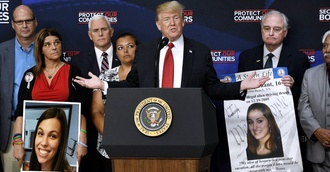
#> input picture skin-segmentation/data/img_1.jpg, 330 x 172 px, shrunk from 1250 x 650 before the run
$ python -i main.py   (imports and definitions only)
#> lines starting #> are read from the running program, lines starting #| are printed output that depends on the picture
#> further down, picture is the input picture: shape (172, 330, 3); mean B, G, R 78.5, 74.3, 82.4
import argparse

import cv2
import numpy as np

from utils import show_histogram, get_ellipse, show

# [1 line not run here, left out]


# [11 lines left out: function hsv_thresholding, not called in this run]


def noisy_cc_remove(img, num_iter=5):
	"""
	Binary image -> Binary image
	"""
#> called with num_iter = 5
	strel = cv2.getStructuringElement(cv2.MORPH_ELLIPSE, (7, 7))

	out = img.copy()

	for _ in range(num_iter):
		out = cv2.dilate(out, strel, iterations=2)
		out = cv2.erode(out, strel, iterations=1)
#> this loop made 5 passes
#> pass 1, in noisy_cc_remove, `out = cv2.dilate(out, strel, iterations=2)`:
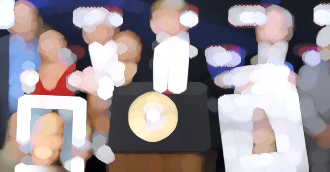
#> out: shape (172, 330, 3); mean B, G, R 152, 147.6, 157
#> pass 1, in noisy_cc_remove, `out = cv2.erode(out, strel, iterations=1)`:
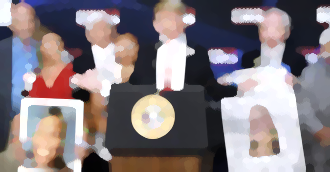
#> out: shape (172, 330, 3); mean B, G, R 127.4, 123, 132.5
#> pass 2, in noisy_cc_remove, `out = cv2.dilate(out, strel, iterations=2)`:
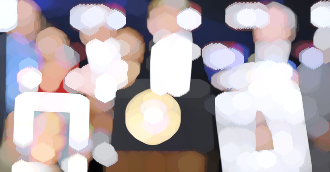
#> out: shape (172, 330, 3); mean B, G, R 175.4, 170.9, 179.9
#> pass 2, in noisy_cc_remove, `out = cv2.erode(out, strel, iterations=1)`:
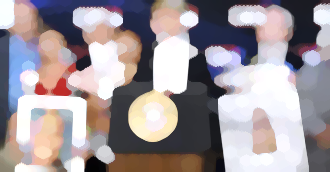
#> out: shape (172, 330, 3); mean B, G, R 154.3, 149.8, 159.1
#> after the loop:
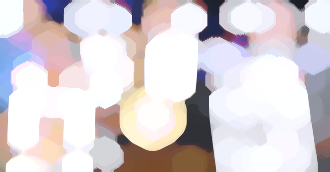
#> out: shape (172, 330, 3); mean B, G, R 212.6, 208.4, 216

	out = cv2.erode(out, strel, iterations=1)
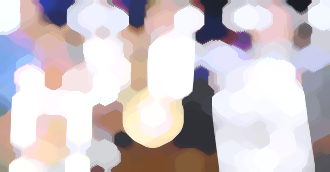
#> out: shape (172, 330, 3); mean B, G, R 200.9, 196.7, 205.3

	return out


# [101 lines left out: functions blob_detection, ellipse_fitting, process_single, not called in this run]


def main(args):
	process_single(args)


# [11 lines not run here, left out]

>>> import cv2
>>> picture = cv2.imread('../data/img_1.jpg')
>>> result = noisy_cc_remove(picture)

$ run again, on skin-segmentation/data/img_3.jpg
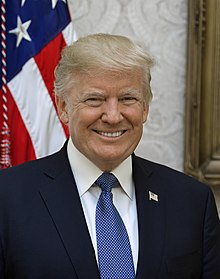
#> input picture skin-segmentation/data/img_3.jpg, 220 x 279 px
#> picture is the input picture: shape (279, 220, 3); mean B, G, R 94, 91.5, 101.6
#> after the loop in noisy_cc_remove, `for _ in range(num_iter):`:
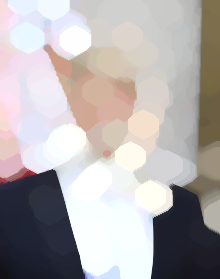
#> out: shape (279, 220, 3); mean B, G, R 173.2, 173.1, 178
#> in noisy_cc_remove, `out = cv2.erode(out, strel, iterations=1)`:
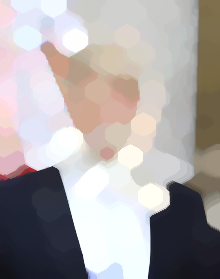
#> out: shape (279, 220, 3); mean B, G, R 166, 166.1, 171.5

$ run again, on skin-segmentation/data/img_4_good.jpg
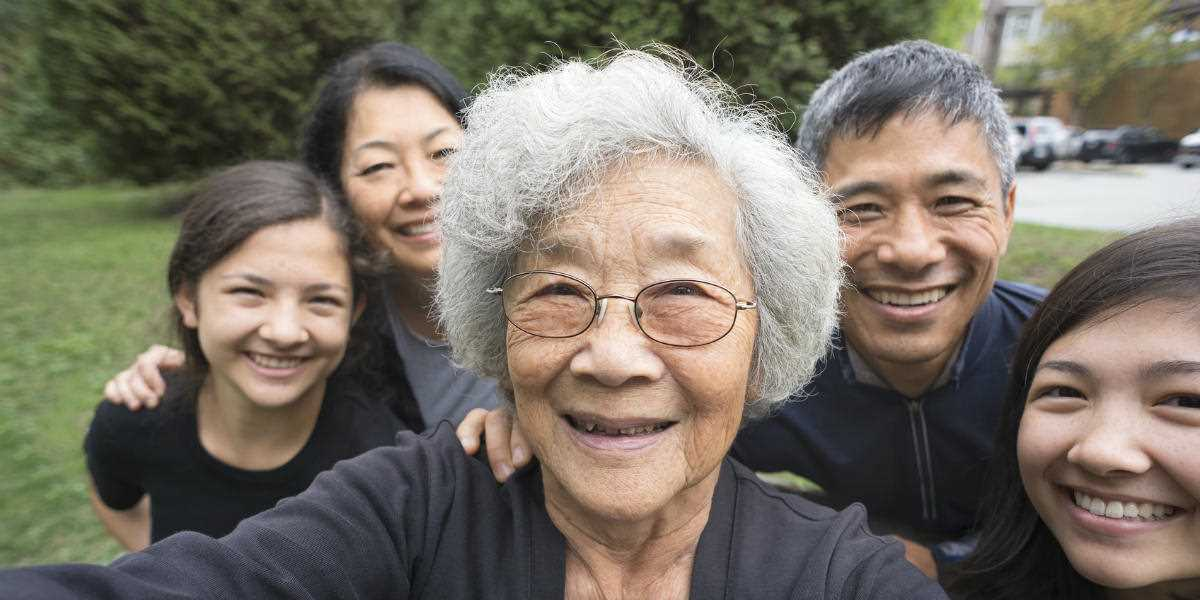
#> input picture skin-segmentation/data/img_4_good.jpg, 1200 x 600 px
#> picture is the input picture: shape (600, 1200, 3); mean B, G, R 100, 112.5, 119.8
#> after the loop in noisy_cc_remove, `for _ in range(num_iter):`:
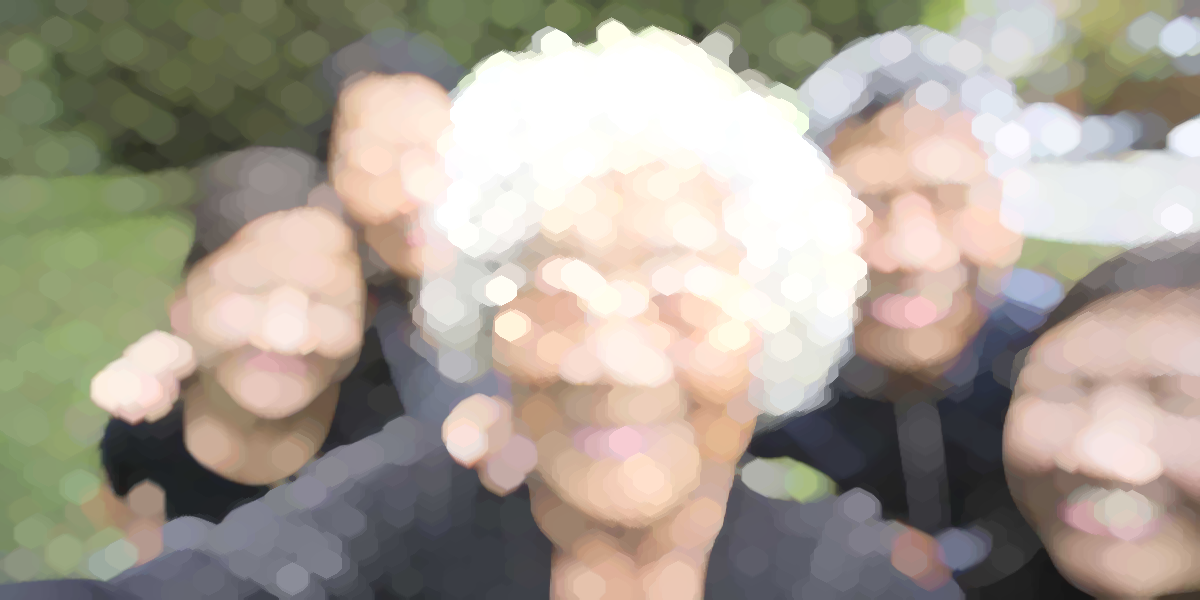
#> out: shape (600, 1200, 3); mean B, G, R 147.8, 159.9, 167.8
#> in noisy_cc_remove, `out = cv2.erode(out, strel, iterations=1)`:
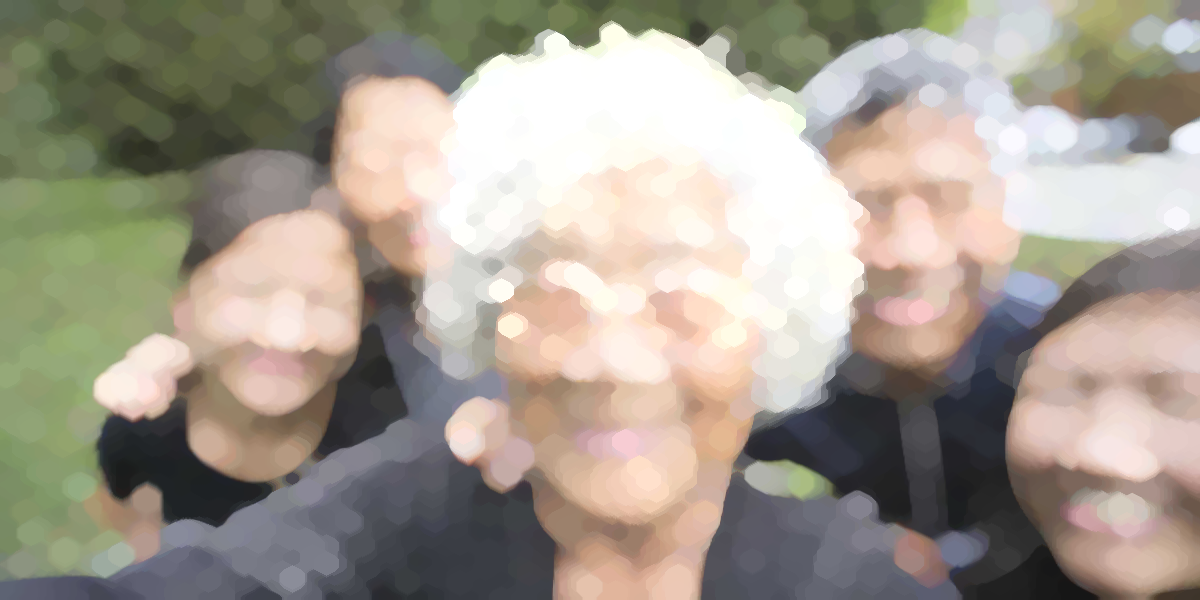
#> out: shape (600, 1200, 3); mean B, G, R 143, 155.3, 163
